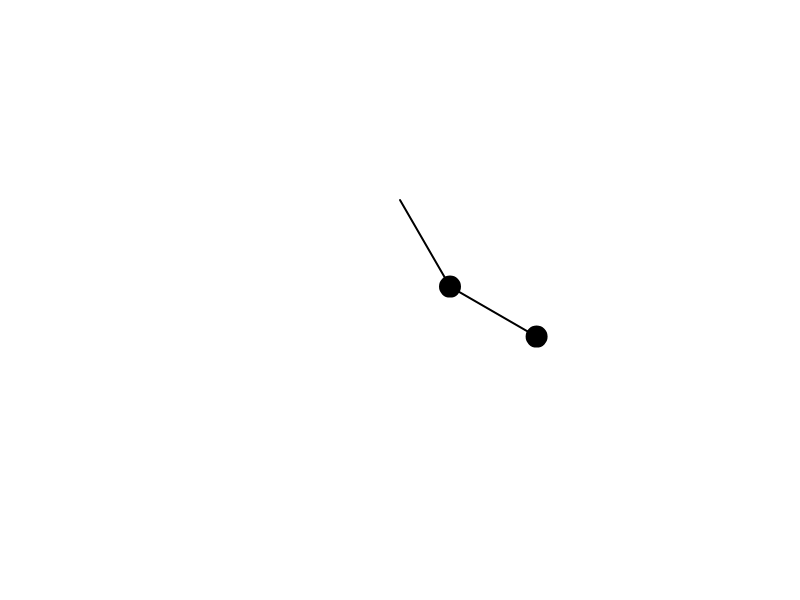
Frame 1 (no input)
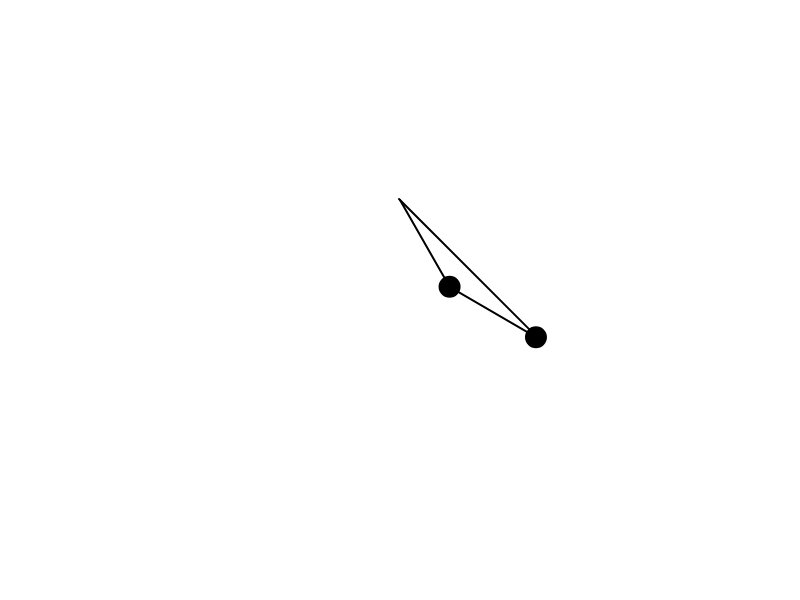
Frame 2 (the mouse pressed at the canvas centre, redrawn once)

The p5.js sketch that drew these frames (run headless with seeded random() and noise() and a simulated clock; the mouse was pressed at the canvas centre and the sketch redrawn once):

// p5.js sketch
// ── sketch.js
let r1, r2, m1, m2, s1, s2, av1, av2, aa1, aa2, g, a1, a2;
let buttonCheck;
let loopCheck;
let bufferCheck = true;
let s1Input, s2Input, r1Input, r2Input, m1Input, m2Input, gInput;
let slider;
let px2 = -1;
let py2 = -1;
let cx, cy;
let buffer;
let counter = 0;

function setup() {
    frameRate(240);
    createCanvas(800, 600);
    loopCheck = false;
    noLoop();
    pixelDensity(1);
    cx = width / 2;
    cy = 200;
    buffer = createGraphics(width, height);
    buffer.background(255);
    buffer.translate(cx, cy);

    buttonCheck = createButton('Start/Stop');
    buttonCheck.mousePressed(startstop);
    buttonCheck = createButton('Restart');
    buttonCheck.mousePressed(setter);
    buttonCheck = createButton('Wyczyść');
    buttonCheck.mousePressed(clearing);

    createElement('h4', 'Przyspieszenie ziemskie \(kropka jako przecinek\)');
    gInput = createInput('9.81');
    createElement('h4', 'Kąt pierwszej belki w stopniach');
    s1Input = createInput('30');
    createElement('h4', 'Kąt drugiej belki w stopniach');
    s2Input = createInput('60');
    createElement('h4', 'Długość ramienia pierwszej belki');
    r1Input = createInput('100');
    createElement('h4', 'Długość ramienia drugiej belki');
    r2Input = createInput('100');
    createElement('h4', 'Masa pierwszej kulki');
    m1Input = createInput('10');
    createElement('h4', 'Masa drugiej kulki');
    m2Input = createInput('10');
    createElement('h4', 'Opory \(na prawo brak oporów, na lewo maksymalne opory\) ');
    slider = createSlider(0.990, 1, 1, 0.0005);
    setter();
}

function setter() {
    loopCheck = false;
    bufferCheck = true;
    g = gInput.value() * 0.1;
    r1 = r1Input.value();
    r2 = r2Input.value();
    m1 = m1Input.value();
    m2 = m2Input.value();
    s1 = s1Input.value();
    s2 = s2Input.value();
    av1 = 0.0;
    av2 = 0.0;
    aa1 = 0.0;
    aa2 = 0.0;
    a1 = s1 * PI / 180;
    a2 = s2 * PI / 180;
    loop();
    buffer.clear();
    noLoop();
}

function draw() {
    background(255);
    imageMode(CORNER);
    image(buffer, 0, 0, width, height);

    let num1 = (-g * (2 * m1 + m2) * sin(a1));
    let num2 = (-m2 * g * sin(a1 - 2 * a2));
    let num3 = (-2 * sin(a1 - a2) * m2);
    let num4 = (sq(av2) * r2 + sq(av1) * r1 * cos(a1 - a2));
    let den = (r1 * (2 * m1 + m2 - m2 * cos(2 * a1 - 2 * a2)));
    aa1 = ((num1 + num2 + (num3 * num4)) / den);

    num1 = (2 * sin(a1 - a2));
    num2 = (sq(av1) * r1 * (m1 + m2));
    num3 = (g * (m1 + m2) * cos(a1));
    num4 = (sq(av2) * r2 * m2 * cos(a1 - a2));
    den = (r2 * (2 * m1 + m2 - m2 * cos(2 * a1 - 2 * a2)));
    aa2 = ((num1 * (num2 + num3 + num4)) / den);
    translate(cx, cy);
    stroke(0);
    strokeWeight(2);

    let x1 = r1 * sin(a1);
    let y1 = r1 * cos(a1);

    let x2 = x1 + r2 * sin(a2);
    let y2 = y1 + r2 * cos(a2);

    av1 += aa1;
    av2 += aa2;

    a1 += av1;
    a2 += av2;

    av1 *= slider.value();
    av2 *= slider.value();
    line(0, 0, x1, y1)
    fill(0);
    ellipse(x1, y1, 20, 20);

    line(x1, y1, x2, y2)
    fill(0);
    ellipse(x2, y2, 20, 20);
    counter++;
    if (counter == 1000) {
        counter = 0;
        buffer.stroke(random(255), random(255), random(255));
    }
    buffer.strokeWeight(2);
    if (bufferCheck == true) {
        buffer.line(px2, py2, x2, y2);
    }

    px2 = x2;
    py2 = y2;
}

function clearing() {
    buffer.clear();
}

function startstop() {
    if (loopCheck == false) {
        counter = 0;
        buffercheck = false;
        loopCheck = true;
        loop();
    } else if (loopCheck == true) {
        bufferCheck = true;
        loopCheck = false;
        noLoop();
    }
}
// ── style.css
body {
background-color: white;
}
h1   {
    font-family: "JetBrains Mono";
    font-size: 40px;
}
h2  {
    font-family: "JetBrains Mono";
    font-size: 20px;
}

body {
    background-color: lightcyan;
    margin: 0;
    display: grid;

    /* This centers our sketch horizontally. */
    justify-content: center;

    /* This centers our sketch vertically. */
    align-items: center;
}
